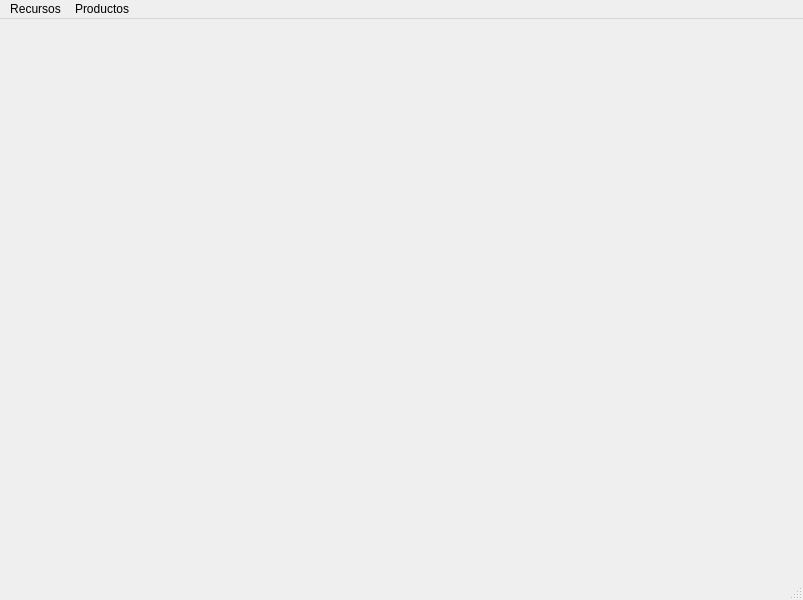
<?xml version="1.0" encoding="UTF-8"?>
<ui version="4.0">
 <class>StartingWindow</class>
 <widget class="QMainWindow" name="StartingWindow">
  <property name="geometry">
   <rect>
    <x>0</x>
    <y>0</y>
    <width>803</width>
    <height>600</height>
   </rect>
  </property>
  <property name="minimumSize">
   <size>
    <width>800</width>
    <height>600</height>
   </size>
  </property>
  <property name="maximumSize">
   <size>
    <width>1280</width>
    <height>1024</height>
   </size>
  </property>
  <property name="windowTitle">
   <string>velas</string>
  </property>
  <widget class="QWidget" name="centralwidget">
   <layout class="QVBoxLayout" name="verticalLayout">
    <item>
     <widget class="QStackedWidget" name="stackedWidget">
      <property name="frameShape">
       <enum>QFrame::NoFrame</enum>
      </property>
      <property name="currentIndex">
       <number>0</number>
      </property>
      <widget class="QWidget" name="Inicial"/>
      <widget class="QWidget" name="newRecurso">
       <layout class="QFormLayout" name="formLayout">
        <item row="0" column="0">
         <widget class="QLabel" name="label">
          <property name="text">
           <string>TextLabel</string>
          </property>
         </widget>
        </item>
        <item row="0" column="1">
         <widget class="QLineEdit" name="lineEdit"/>
        </item>
        <item row="2" column="0" colspan="2">
         <widget class="QPushButton" name="pushButton">
          <property name="text">
           <string>PushButton</string>
          </property>
         </widget>
        </item>
        <item row="1" column="0" colspan="2">
         <spacer name="verticalSpacer">
          <property name="orientation">
           <enum>Qt::Vertical</enum>
          </property>
          <property name="sizeHint" stdset="0">
           <size>
            <width>20</width>
            <height>40</height>
           </size>
          </property>
         </spacer>
        </item>
       </layout>
      </widget>
     </widget>
    </item>
   </layout>
  </widget>
  <widget class="QMenuBar" name="menubar">
   <property name="geometry">
    <rect>
     <x>0</x>
     <y>0</y>
     <width>803</width>
     <height>21</height>
    </rect>
   </property>
   <widget class="QMenu" name="menuRecursos">
    <property name="title">
     <string>Recursos</string>
    </property>
    <addaction name="actionCrear_recurso"/>
    <addaction name="actionEliminar_recurso"/>
    <addaction name="actionModificar_recurso"/>
   </widget>
   <widget class="QMenu" name="menuProductos">
    <property name="title">
     <string>Productos</string>
    </property>
    <addaction name="actionCrear_producto"/>
    <addaction name="actionEliminar_producto"/>
   </widget>
   <addaction name="menuRecursos"/>
   <addaction name="menuProductos"/>
  </widget>
  <widget class="QStatusBar" name="statusbar"/>
  <action name="actionCrear_recurso">
   <property name="text">
    <string>Crear recurso</string>
   </property>
  </action>
  <action name="actionEliminar_recurso">
   <property name="text">
    <string>Eliminar recurso</string>
   </property>
  </action>
  <action name="actionModificar_recurso">
   <property name="text">
    <string>Modificar recurso</string>
   </property>
  </action>
  <action name="actionCrear_producto">
   <property name="text">
    <string>Crear producto</string>
   </property>
  </action>
  <action name="actionEliminar_producto">
   <property name="text">
    <string>Eliminar producto</string>
   </property>
  </action>
 </widget>
 <resources/>
 <connections/>
</ui>
